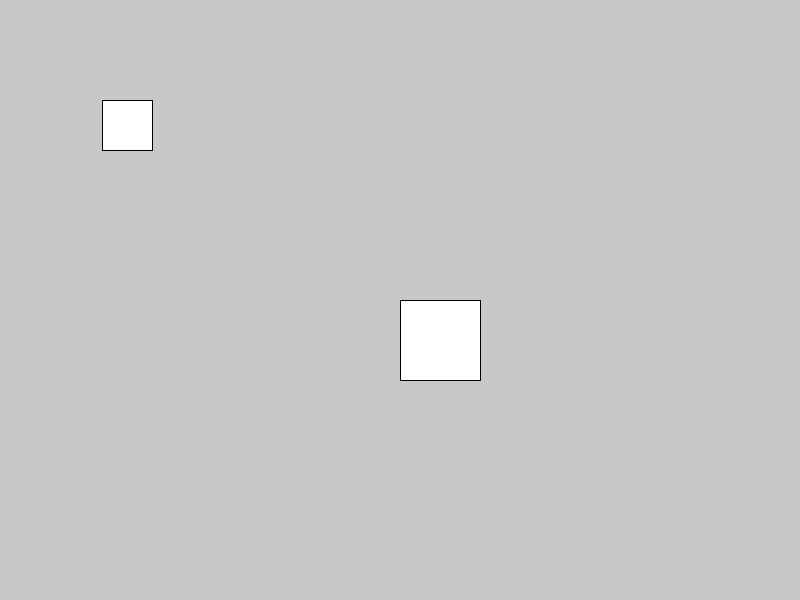
Frame 1 (no input)
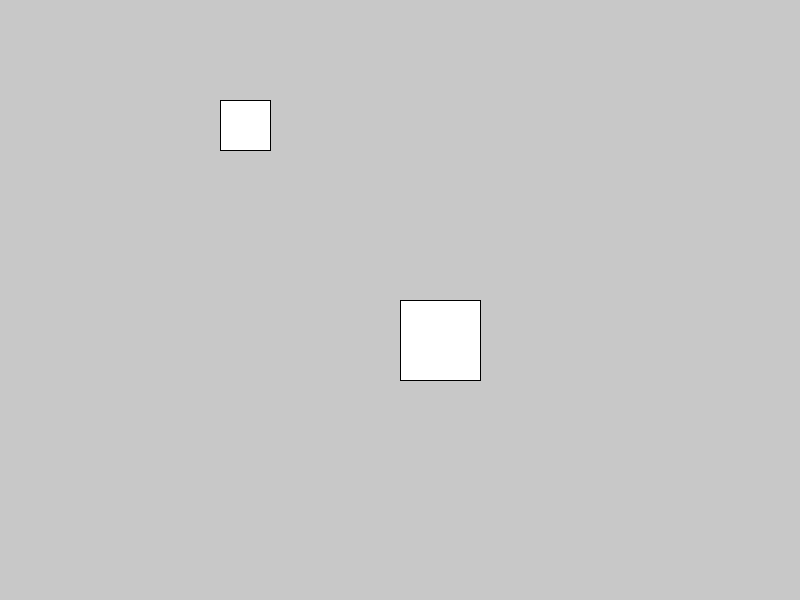
Frame 60 (the mouse pressed at the canvas centre just before this capture)
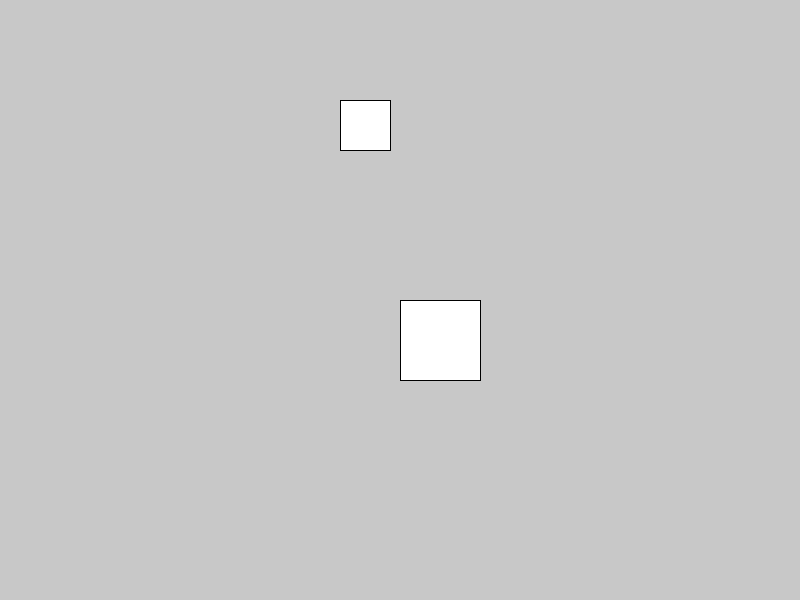
Frame 120 (the mouse held since frame 60 and released just before this capture)

The Processing sketch that drew these frames (run headless with seeded random() and noise(); from frame 60 on, the mouse is pressed at the canvas centre):

// Processing sketch: Template_BaseObject
// ── Template_BaseObject.pde
// ===== テンプレート：基本オブジェクトクラス (BaseObject) =====
//
// 用途: ゲーム内のキャラクターやアイテムなどの親クラスとして使用します。
// これを継承（extends）することで、座標や描画の基本機能を簡単に使い回せます。

// --- 使い方デモ ---
BaseClass obj1;
BaseClass obj2;

void setup() {
  size(800, 600);
  rectMode(CORNER);

  // X:100, Y:100 の位置に 幅:50, 高さ:50 のオブジェクトを生成
  obj1 = new BaseClass(100, 100, 50, 50);
  obj1.vx = 2; // 右へ移動する速度を設定

  obj2 = new BaseClass(400, 300, 80, 80);
}

void draw() {
  background(200);

  // 状態の更新と描画
  obj1.update();
  obj1.draw();

  obj2.update();
  obj2.draw();
}

// ==========================================
// コピー＆ペースト用：BaseClass の定義
// ==========================================
class BaseClass {

  // --- フィールド（状態） ---
  float x, y;           // 座標
  float vx = 0, vy = 0; // 速度
  float w, h;           // 幅・高さ
  PImage img;           // 表示する画像 (nullの場合は四角形を描画)

  // --- コンストラクタ（初期化処理） ---
  // 画像なしの場合
  BaseClass(float x, float y, float w, float h) {
    this.x = x;
    this.y = y;
    this.w = w;
    this.h = h;
    this.img = null;
  }

  // 画像ありの場合
  BaseClass(float x, float y, float w, float h, PImage img) {
    this(x, y, w, h);
    this.img = img;
  }

  // --- メソッド（振る舞い） ---

  // 毎フレーム呼ばれる更新処理
  void update() {
    this.x += this.vx;
    this.y += this.vy;
  }

  // 画面への描画処理
  void draw() {
    if (this.img != null) {
      image(this.img, this.x, this.y, this.w, this.h);
    } else {
      fill(255); // デフォルトの色（白）
      rect(this.x, this.y, this.w, this.h);
    }
  }

  // 画像を後から設定するメソッド
  void setImage(PImage img) {
    this.img = img;
  }
}
